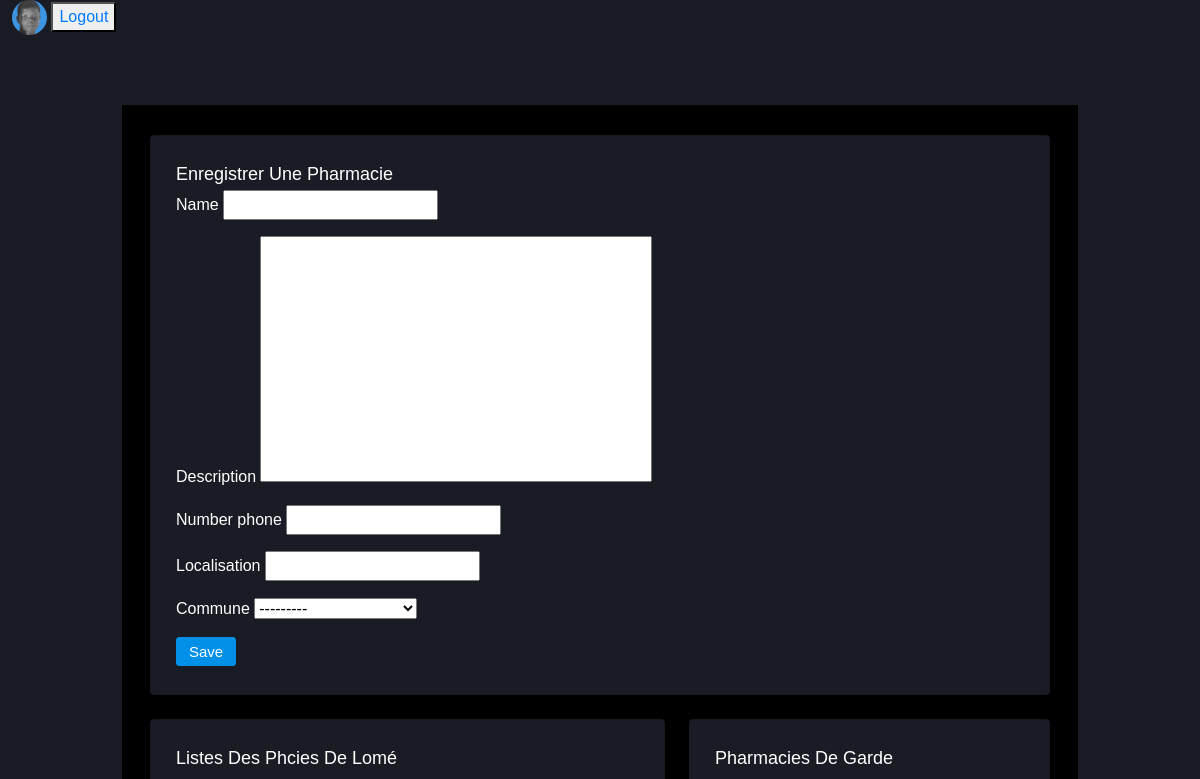
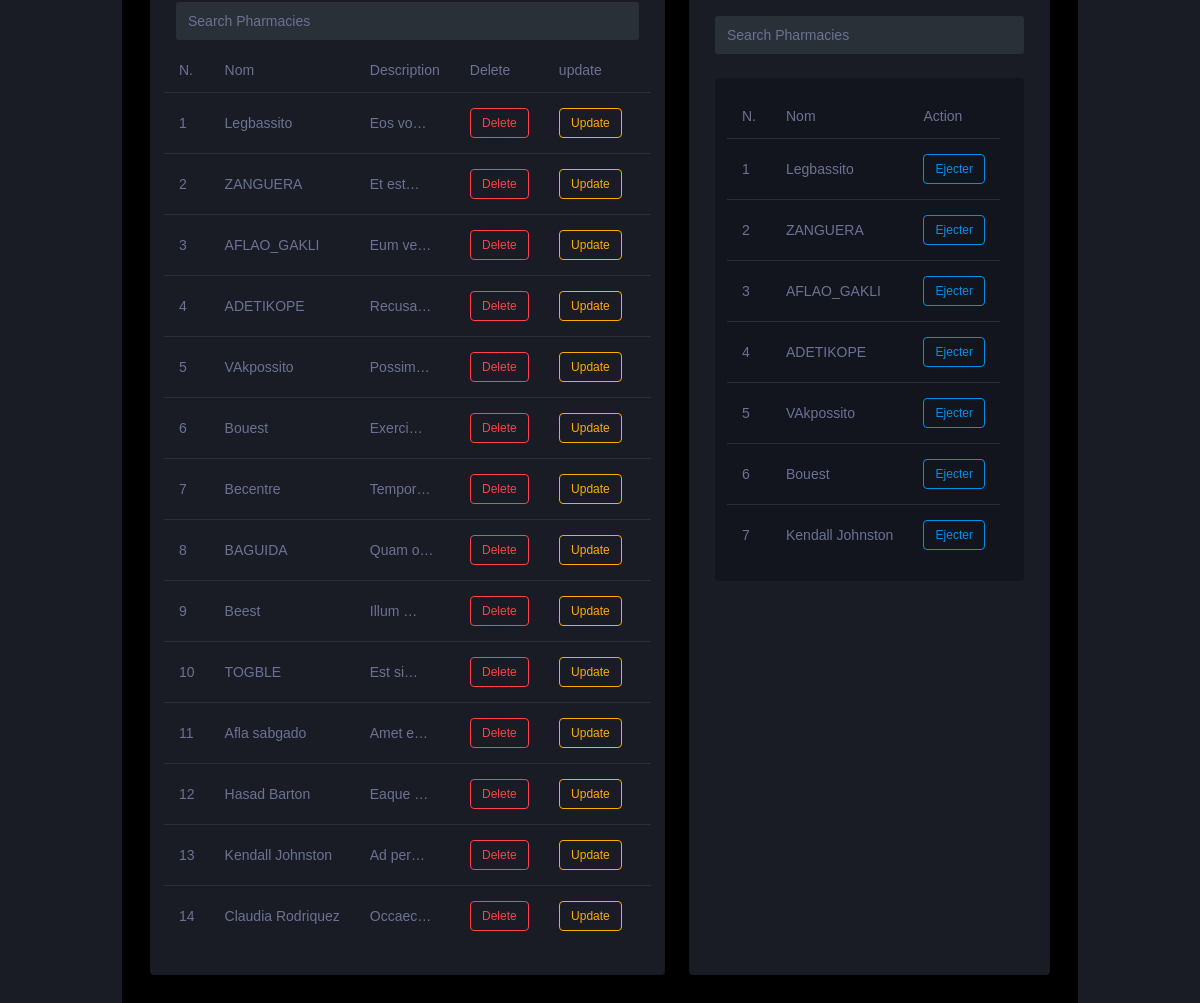
/create/ (signed in), run on the app's committed database (2 pictures, top to bottom).
### dashbord/models.py (models this page shows, shortened)
class Pharms(models.Model):
    name = models.CharField(max_length=200)
    description = models.TextField(max_length=250)
    number_phone = PhoneNumberField(blank=True)
    localisation = models.URLField(max_length=150)
    commune = models.ForeignKey(Commune,max_length=200,on_delete=models.CASCADE)

class Pharms_de_garde(models.Model):
    pharm = models.OneToOneField(Pharms, on_delete=models.CASCADE,)
    is_garde = models.BooleanField(default=True)

### dashbord/views.py (the view, shortened to what this page needs)
# urls.py: path('create/', views.create, name='create'),
@login_required
def  create(request):
    form = PharmForm()
    de_garde = Pharms_de_garde.objects.all()
    if 'q' in request.GET:
        q = request.GET['q']
        pharm_list = Pharms.objects.filter(name__icontains=q)
    else:
        pharm_list = Pharms.objects.all()
    context = {
            'de_garde':de_garde,
            'form': form,
            'pharm_list': pharm_list,
        }
    return render(request, 'create.html',context)

### dashbord/forms.py
class PharmForm(ModelForm):
    class Meta:
        model = Pharms
        fields = '__all__'

### dashbord/models.py (called while the page is built)
    def __str__(self):
        return self.nom_commune

### templates/create.html (shortened to what this page needs)
{% load static %}
<!DOCTYPE html>
<html lang="en">
  <head>
    <link rel="stylesheet" href="{% static './assets/css/style.css' %}">
    <link rel="stylesheet" href="assets/css/style.css">
  </head>
  <body>
  <div class="container-fluid">
    <img class="img-xs rounded-circle" src="{% static 'hero.png' %}" alt="">
    <button type="submit"> <a href=" {% url 'signout' %}">Logout</a> </button>
  </div>
    <div class="container-scroller">
      <div class="container-fluid page-body-wrapper">
        <div class="main-panel">
          <div class="content-wrapper">
            <div class="row">
              <div class="col-md-12 grid-margin stretch-card">
                <div class="card">
                  <div class="card-body">
                    <div class="d-flex flex-row justify-content-between">
                      <h4 class="card-title mb-1">Enregistrer Une Pharmacie</h4>
                    </div>
                    <form class="forms-sample" method="post" action= " ">
                      {% for form in form %}
                      <div class="form-group">
                        {{ form.label }}
                        {{ form }}
                      </div>
                      {% endfor %}
                    <button type="submit" class="btn btn-primary mr-2">Save</button>
                  </form>
                  </div>
                </div>
              </div>
            </div>
            <div class="row ">
             <div class="col-md-7 grid-margin stretch-card">
              <div class="card">
                <div class="card-body">
                  <div class="d-flex flex-row justify-content-between">
                    <h4 class="card-title mb-1">Listes Des Phcies De Lomé </h4>
                  </div>
                  <ul class="navbar-nav w-100">
                    <li class="nav-item w-100">
                      <form class="nav-link mt-2 mt-md-0 d-none d-lg-flex search">
                        <input type="text" class="form-control" name="q" placeholder="Search Pharmacies">
                      </form>
                    </li>
                  </ul>
                  <div class="row">
                    <div class="table-responsive">
                      <table class="table ">
                        <thead>
                          <tr>
                            <th> N. </th>
                            <th> Nom </th>
                            <th>Description</th>
                            <th> Delete</th>
                            <th> update </th>
                            <th>De garde</th>
                          </tr>
                        </thead>
                        <tbody>
                        {% for p in pharm_list %}
                          <tr>
                            <td>{{forloop.counter}} </td>
                            <td> {{p.name}} </td>
                              <td> {{p.description|truncatechars:7}} </td>
                            <td>
                              <a href="delete/{{p.id}}" id="{{p.id}}">
                              <div class="badge badge-outline-danger">
                                 Delete</div>
                                </a>
                            </td>
                            <td>
                              <a class="" href="update/{{p.id}}" id="{{p.id}}">
                              <div class="badge badge-outline-warning">Update</div></a>
                            </td>
                              <td>
                            </td>
                          </tr>
                        {% endfor %}
                        </tbody>
                      </table>
                    </div>
                  </div>
                </div>
              </div>
            </div>
            <div class="col-md-5 grid-margin stretch-card">
              <div class="card">
                <div class="card-body">
                  <h4 class="card-title">Pharmacies de garde</h4>
                  <ul class="navbar-nav w-100">
                    <li class="nav-item w-100">
                      <form class="nav-link mt-2 mt-md-0 d-none d-lg-flex search">
                        <input type="text" class="form-control" name="q" placeholder="Search Pharmacies">
                      </form>
                    </li>
                  </ul>
                  <div class="bg-gray-dark d-flex d-md-block d-xl-flex flex-row py-3 px-4 px-md-3 px-xl-4 rounded mt-3">
                    <div class="row">
                      <div class="table-responsive">
                        <table class="table">
                          <thead>
                            <tr>
                              <th> N. </th>
                              <th> Nom </th>
                              <th> Action </th>
                            </tr>
                          </thead>
                          <tbody>
                           {% for name in de_garde %}
                          <tr>
                            <td> {{forloop.counter}} </td>
                              <td> {{name.pharm.name}}</td>
                              <td>
                                <a href="delete_on_garde/{{name.pharm.id}}" id="{{name.pharm.id}}">
                                  <div class="badge badge-outline-primary">Ejecter</div>
                                  </a>
                              </td>
                            </tr>
                            {% endfor %}
                          </tbody>
                        </table>
                      </div>
                    </div>
                  </div>
                </div>
              </div>
            </div>
            </div>
          </div>
        </div>
      </div>
    </div>
  </body>
</html>

### data on the page
Pharms: name "Legbassito", description "Eos vo…"
Pharms: name "ZANGUERA", description "Et est…"
Pharms: name "AFLAO_GAKLI", description "Eum ve…"
Pharms: name "ADETIKOPE", description "Recusa…"
Pharms: name "VAkpossito", description "Possim…"
Pharms: name "Bouest", description "Exerci…"
Pharms: name "Becentre", description "Tempor…"
Pharms: name "BAGUIDA", description "Quam o…"
Pharms: name "Beest", description "Illum …"
Pharms: name "TOGBLE", description "Est si…"
Pharms: name "Afla sabgado", description "Amet e…"
Pharms: name "Hasad Barton", description "Eaque …"
Pharms: name "Kendall Johnston", description "Ad per…"
Pharms: name "Claudia Rodriquez", description "Occaec…"
Pharms_de_garde: pharm.name "Legbassito"
Pharms_de_garde: pharm.name "ZANGUERA"
Pharms_de_garde: pharm.name "AFLAO_GAKLI"
Pharms_de_garde: pharm.name "ADETIKOPE"
Pharms_de_garde: pharm.name "VAkpossito"
Pharms_de_garde: pharm.name "Bouest"
Pharms_de_garde: pharm.name "Kendall Johnston"
